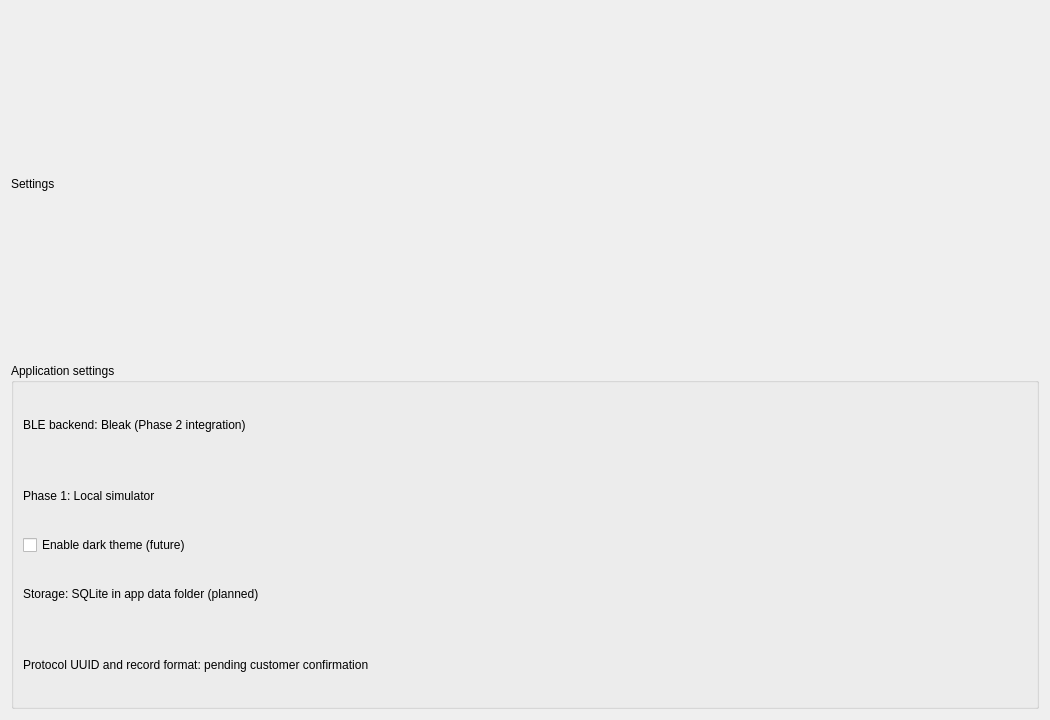
<?xml version='1.0' encoding='UTF-8'?>
<ui version="4.0">
  <class>SettingsPage</class>
  <widget class="QWidget" name="SettingsPage">
    <property name="geometry">
      <rect>
        <x>0</x>
        <y>0</y>
        <width>1050</width>
        <height>720</height>
      </rect>
    </property>
    <layout class="QVBoxLayout" name="pageLayout">
      <item>
        <widget class="QLabel" name="pageTitle">
          <property name="text">
            <string>Settings</string>
          </property>
        </widget>
      </item>
      <item>
        <widget class="QGroupBox" name="settingsGroup">
          <property name="title">
            <string>Application settings</string>
          </property>
          <layout class="QVBoxLayout" name="settingsGroupLayout">
            <item>
              <widget class="QLabel" name="bleBackendLabel">
                <property name="text">
                  <string>BLE backend: Bleak (Phase 2 integration)</string>
                </property>
              </widget>
            </item>
            <item>
              <widget class="QLabel" name="modeLabel">
                <property name="text">
                  <string>Phase 1: Local simulator</string>
                </property>
              </widget>
            </item>
            <item>
              <widget class="QCheckBox" name="darkThemeCheckBox">
                <property name="text">
                  <string>Enable dark theme (future)</string>
                </property>
              </widget>
            </item>
            <item>
              <widget class="QLabel" name="dataStoreLabel">
                <property name="text">
                  <string>Storage: SQLite in app data folder (planned)</string>
                </property>
              </widget>
            </item>
            <item>
              <widget class="QLabel" name="protoLabel">
                <property name="text">
                  <string>Protocol UUID and record format: pending customer confirmation</string>
                </property>
              </widget>
            </item>
          </layout>
        </widget>
      </item>
    </layout>
  </widget>
  <resources/>
  <connections/>
</ui>
